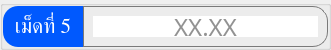
                     <widget class="QGroupBox" name="thickness_val_group_5">
                      <property name="minimumSize">
                       <size>
                        <width>0</width>
                        <height>50</height>
                       </size>
                      </property>
                      <property name="maximumSize">
                       <size>
                        <width>16777215</width>
                        <height>50</height>
                       </size>
                      </property>
                      <property name="styleSheet">
                       <string notr="true">color: rgb(255, 255, 255);</string>
                      </property>
                      <layout class="QHBoxLayout" name="horizontalLayout_21">
                       <property name="spacing">
                        <number>0</number>
                       </property>
                       <property name="leftMargin">
                        <number>0</number>
                       </property>
                       <property name="topMargin">
                        <number>0</number>
                       </property>
                       <property name="rightMargin">
                        <number>0</number>
                       </property>
                       <property name="bottomMargin">
                        <number>0</number>
                       </property>
                       <item>
                        <widget class="QLabel" name="thickness_val_title_5">
                         <property name="minimumSize">
                          <size>
                           <width>80</width>
                           <height>0</height>
                          </size>
                         </property>
                         <property name="font">
                          <font>
                           <family>Kanit</family>
                           <pointsize>16</pointsize>
                           <italic>false</italic>
                           <bold>false</bold>
                           <underline>false</underline>
                           <strikeout>false</strikeout>
                          </font>
                         </property>
                         <property name="styleSheet">
                          <string notr="true">background-color: #0059fe;
border-top-left-radius: 15px;
border-bottom-left-radius: 15px;</string>
                         </property>
                         <property name="text">
                          <string>เม็ดที่ 5</string>
                         </property>
                         <property name="alignment">
                          <set>Qt::AlignmentFlag::AlignCenter</set>
                         </property>
                        </widget>
                       </item>
                       <item>
                        <widget class="QFrame" name="thickness_val_frame_5">
                         <property name="styleSheet">
                          <string notr="true">border: solid;
border-width: 1px;
border-color: rgb(121, 121, 121);
border-top-right-radius: 15px;
border-bottom-right-radius: 15px;</string>
                         </property>
                         <property name="frameShape">
                          <enum>QFrame::Shape::StyledPanel</enum>
                         </property>
                         <property name="frameShadow">
                          <enum>QFrame::Shadow::Raised</enum>
                         </property>
                         <layout class="QHBoxLayout" name="horizontalLayout_22">
                          <item>
                           <widget class="QLineEdit" name="thickness_val_5">
                            <property name="font">
                             <font>
                              <family>Kanit</family>
                              <pointsize>18</pointsize>
                              <fontweight>Medium</fontweight>
                             </font>
                            </property>
                            <property name="styleSheet">
                             <string notr="true">color: rgb(38, 38, 38);
border: none;
border-radius: 0;</string>
                            </property>
                            <property name="inputMethodHints">
                             <set>Qt::InputMethodHint::ImhDigitsOnly</set>
                            </property>
                            <property name="text">
                             <string/>
                            </property>
                            <property name="maxLength">
                             <number>5</number>
                            </property>
                            <property name="alignment">
                             <set>Qt::AlignmentFlag::AlignCenter</set>
                            </property>
                            <property name="placeholderText">
                             <string>XX.XX</string>
                            </property>
                            <property name="clearButtonEnabled">
                             <bool>false</bool>
                            </property>
                           </widget>
                          </item>
                         </layout>
                        </widget>
                       </item>
                      </layout>
                     </widget>
